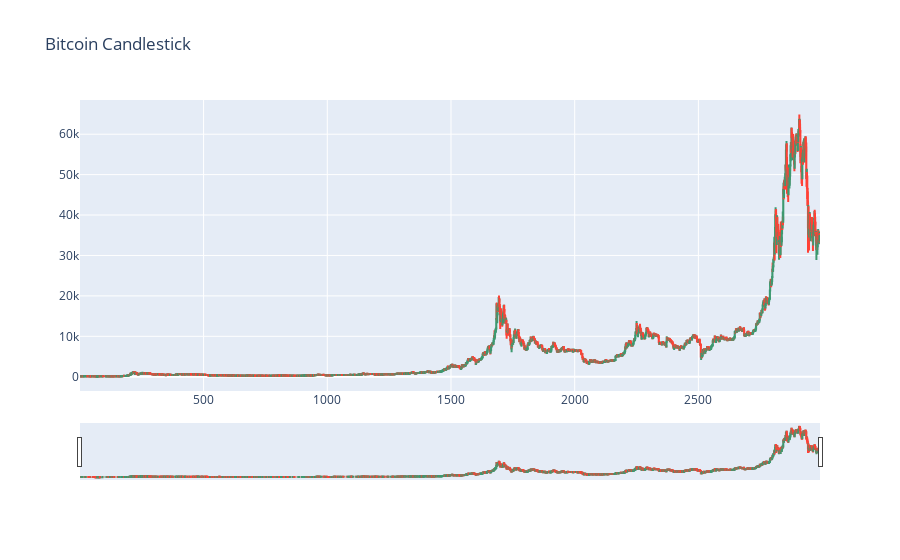

Notebook code cell kept with this figure:
### Code cell
py.init_notebook_mode(connected=True)
data = [go.Candlestick(x=bitcoin.index,
                       open=bitcoin.Open,
                       high=bitcoin.High,
                       low=bitcoin.Low,
                       close=bitcoin.Close)]
layout = go.Layout(title='Bitcoin Candlestick',
                   xaxis={'rangeslider':{'visible':True}})
fig = go.Figure(data=data,layout=layout)
py.iplot(fig,filename='bitcoin_candlestick')

### Figure 1 — Plotly figure (JSON) as saved in the notebook; plotly's stock layout.template omitted (floating-point values rounded to 4 significant figures; data arrays with more than 128 entries replaced by an {"elided": "..."} marker saying what was removed)
{"data": [{"close": {"elided": "2991 float values"}, "high": {"elided": "2991 float values"}, "low": {"elided": "2991 float values"}, "open": {"elided": "2991 float values"}, "type": "candlestick", "x": {"elided": "2991 int values"}}], "layout": {"title": {"text": "Bitcoin Candlestick"}, "xaxis": {"rangeslider": {"visible": true}}}}
